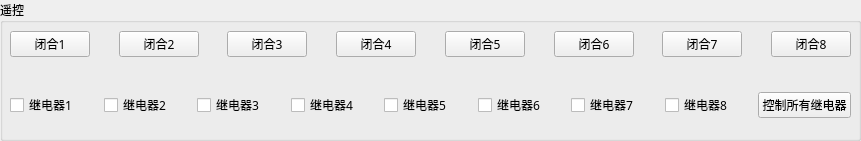
   <widget class="QGroupBox" name="groupBox_3">
    <property name="geometry">
     <rect>
      <x>11</x>
      <y>388</y>
      <width>861</width>
      <height>141</height>
     </rect>
    </property>
    <property name="font">
     <font>
      <family>微软雅黑</family>
     </font>
    </property>
    <property name="title">
     <string>遥控</string>
    </property>
    <widget class="QWidget" name="horizontalLayoutWidget_3">
     <property name="geometry">
      <rect>
       <x>10</x>
       <y>24</y>
       <width>841</width>
       <height>41</height>
      </rect>
     </property>
     <layout class="QHBoxLayout" name="horizontalLayout_4">
      <item>
       <widget class="QPushButton" name="relayButton_0">
        <property name="text">
         <string>闭合1</string>
        </property>
       </widget>
      </item>
      <item>
       <spacer name="horizontalSpacer_2">
        <property name="orientation">
         <enum>Qt::Horizontal</enum>
        </property>
        <property name="sizeHint" stdset="0">
         <size>
          <width>40</width>
          <height>20</height>
         </size>
        </property>
       </spacer>
      </item>
      <item>
       <widget class="QPushButton" name="relayButton_1">
        <property name="text">
         <string>闭合2</string>
        </property>
       </widget>
      </item>
      <item>
       <spacer name="horizontalSpacer_3">
        <property name="orientation">
         <enum>Qt::Horizontal</enum>
        </property>
        <property name="sizeHint" stdset="0">
         <size>
          <width>40</width>
          <height>20</height>
         </size>
        </property>
       </spacer>
      </item>
      <item>
       <widget class="QPushButton" name="relayButton_2">
        <property name="text">
         <string>闭合3</string>
        </property>
       </widget>
      </item>
      <item>
       <spacer name="horizontalSpacer_4">
        <property name="orientation">
         <enum>Qt::Horizontal</enum>
        </property>
        <property name="sizeHint" stdset="0">
         <size>
          <width>40</width>
          <height>20</height>
         </size>
        </property>
       </spacer>
      </item>
      <item>
       <widget class="QPushButton" name="relayButton_3">
        <property name="text">
         <string>闭合4</string>
        </property>
       </widget>
      </item>
      <item>
       <spacer name="horizontalSpacer_5">
        <property name="orientation">
         <enum>Qt::Horizontal</enum>
        </property>
        <property name="sizeHint" stdset="0">
         <size>
          <width>40</width>
          <height>20</height>
         </size>
        </property>
       </spacer>
      </item>
      <item>
       <widget class="QPushButton" name="relayButton_4">
        <property name="text">
         <string>闭合5</string>
        </property>
       </widget>
      </item>
      <item>
       <spacer name="horizontalSpacer_6">
        <property name="orientation">
         <enum>Qt::Horizontal</enum>
        </property>
        <property name="sizeHint" stdset="0">
         <size>
          <width>40</width>
          <height>20</height>
         </size>
        </property>
       </spacer>
      </item>
      <item>
       <widget class="QPushButton" name="relayButton_5">
        <property name="text">
         <string>闭合6</string>
        </property>
       </widget>
      </item>
      <item>
       <spacer name="horizontalSpacer_7">
        <property name="orientation">
         <enum>Qt::Horizontal</enum>
        </property>
        <property name="sizeHint" stdset="0">
         <size>
          <width>40</width>
          <height>20</height>
         </size>
        </property>
       </spacer>
      </item>
      <item>
       <widget class="QPushButton" name="relayButton_6">
        <property name="text">
         <string>闭合7</string>
        </property>
       </widget>
      </item>
      <item>
       <spacer name="horizontalSpacer_8">
        <property name="orientation">
         <enum>Qt::Horizontal</enum>
        </property>
        <property name="sizeHint" stdset="0">
         <size>
          <width>40</width>
          <height>20</height>
         </size>
        </property>
       </spacer>
      </item>
      <item>
       <widget class="QPushButton" name="relayButton_7">
        <property name="text">
         <string>闭合8</string>
        </property>
       </widget>
      </item>
     </layout>
    </widget>
    <widget class="QWidget" name="horizontalLayoutWidget_4">
     <property name="geometry">
      <rect>
       <x>10</x>
       <y>80</y>
       <width>841</width>
       <height>51</height>
      </rect>
     </property>
     <layout class="QHBoxLayout" name="horizontalLayout_5">
      <item>
       <widget class="QCheckBox" name="relayCheckBox_0">
        <property name="text">
         <string>继电器1</string>
        </property>
       </widget>
      </item>
      <item>
       <widget class="QCheckBox" name="relayCheckBox_1">
        <property name="text">
         <string>继电器2</string>
        </property>
       </widget>
      </item>
      <item>
       <widget class="QCheckBox" name="relayCheckBox_2">
        <property name="text">
         <string>继电器3</string>
        </property>
       </widget>
      </item>
      <item>
       <widget class="QCheckBox" name="relayCheckBox_3">
        <property name="text">
         <string>继电器4</string>
        </property>
       </widget>
      </item>
      <item>
       <widget class="QCheckBox" name="relayCheckBox_4">
        <property name="text">
         <string>继电器5</string>
        </property>
       </widget>
      </item>
      <item>
       <widget class="QCheckBox" name="relayCheckBox_5">
        <property name="text">
         <string>继电器6</string>
        </property>
       </widget>
      </item>
      <item>
       <widget class="QCheckBox" name="relayCheckBox_6">
        <property name="text">
         <string>继电器7</string>
        </property>
       </widget>
      </item>
      <item>
       <widget class="QCheckBox" name="relayCheckBox_7">
        <property name="text">
         <string>继电器8</string>
        </property>
       </widget>
      </item>
      <item>
       <widget class="QPushButton" name="setAllRelayButton">
        <property name="text">
         <string>控制所有继电器</string>
        </property>
       </widget>
      </item>
     </layout>
    </widget>
   </widget>
